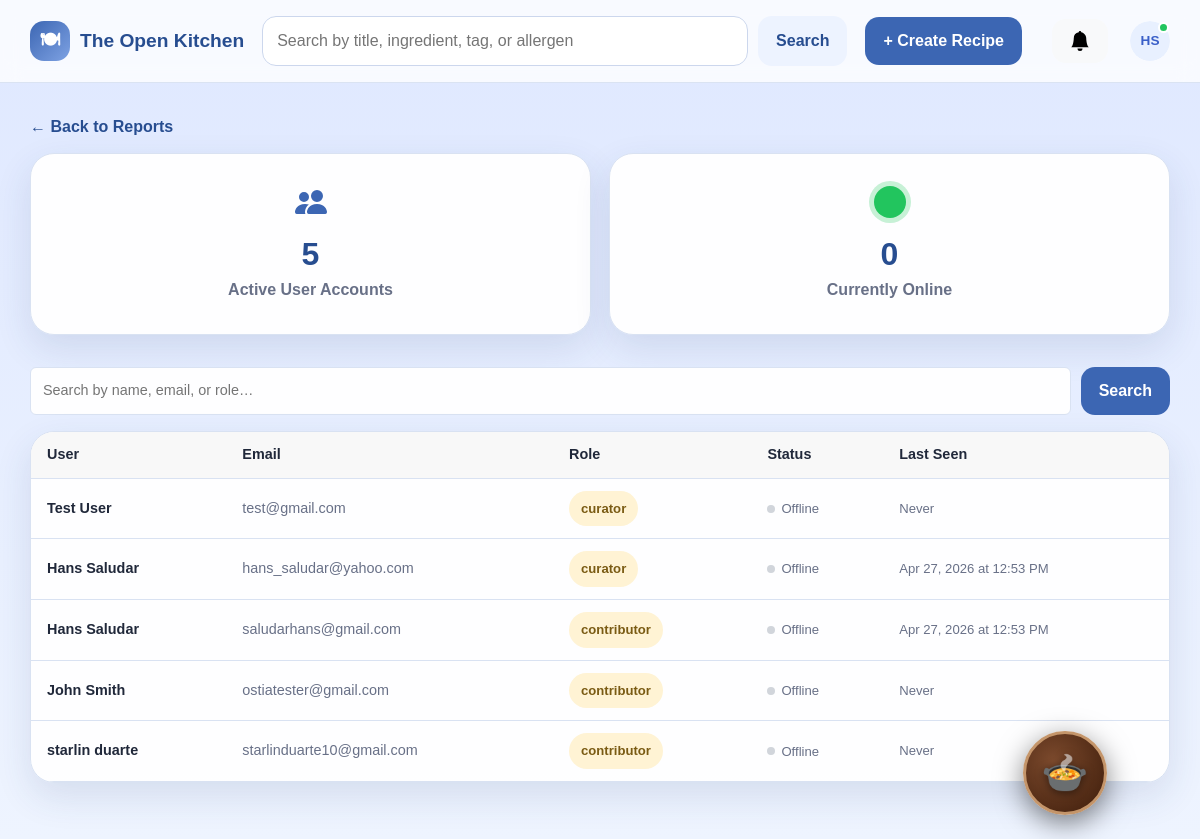
The page /curator/reports/user-activity (signed in) on the database as committed earlier.
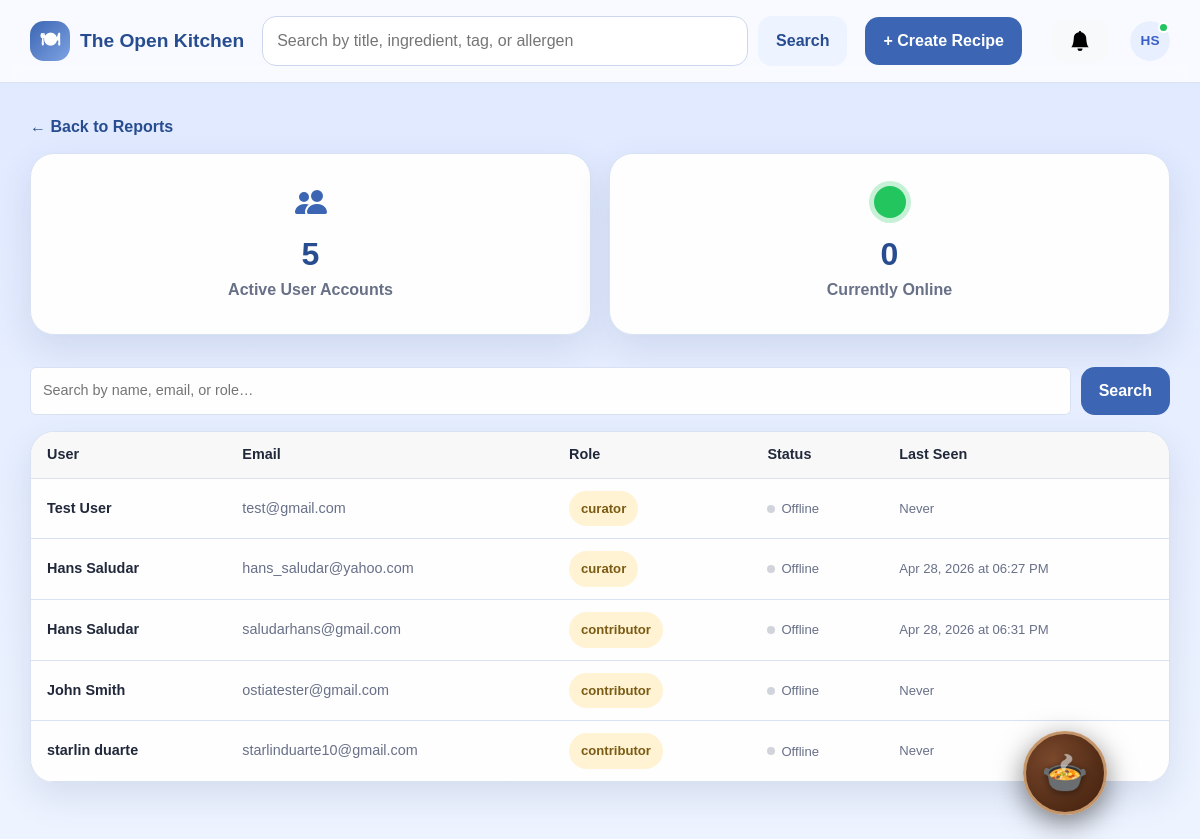
The same page on the database as committed later.
### app/models.py (models this page shows, shortened)
class User(db.Model):
    __tablename__ = 'users'
    id = db.Column(db.Integer, primary_key=True)
    firstName = db.Column(db.String(50), nullable=False)
    lastName = db.Column(db.String(50), nullable=False)
    email = db.Column(db.String(100), unique=True, nullable=False)
    password = db.Column(db.String(255), nullable=False)
    role = db.Column(db.String(20), nullable=False, default='contributor')
    isActive = db.Column(db.Boolean, default=True)
    dateCreated = db.Column(db.DateTime, nullable=False, default=datetime.now)
    avatar = db.Column(db.String(255), nullable=True)
    preferMetric = db.Column(db.Boolean, default=False, nullable=False)
    disableNotifications = db.Column(db.Boolean, default=False, nullable=False)
    lastSeen = db.Column(db.DateTime, nullable=True, default=None)
    doNotDisturb = db.Column(db.Boolean, default=False, nullable=False)
    recipes = db.relationship('Recipe', backref='author', lazy=True)

### app/routes.py (the view, shortened to what this page needs)
@app.route('/curator/reports/user-activity')
@login_required
def curator_user_activity():
    user = get_current_user()
    if not user or user.role != 'curator':
        return redirect(url_for('dashboard'))
    online_cutoff = datetime.now() - timedelta(minutes=5)
    search_query = request.args.get('q', '').strip()
    base_q = User.query.filter_by(isActive=True)
    active_users = base_q.all()
    online_users = User.query.filter(User.lastSeen >= online_cutoff).all()
    return render_template('curator/user_activity.html',
                           active_users=active_users,
                           online_users=online_users,
                           online_cutoff=online_cutoff,
                           search_query=search_query)

### app/routes.py (called while the page is built)
def login_required(f):
    @wraps(f)
    def decorated_function(*args, **kwargs):
        if 'user_id' not in session:
            flash('Please log in to access this page.', 'warning')
            return redirect(url_for('login'))
        return f(*args, **kwargs)
    return decorated_function

def get_current_user():
    if 'user_id' in session:
        return User.query.get(session['user_id'])
    return None

def current_user_id():
    return session.get('user_id')

@app.context_processor
def inject_current_user():
    return {'current_user': get_current_user()}

@app.before_request
def update_last_seen():
    if 'user_id' in session:
        user = User.query.get(session['user_id'])
        if user:
            user.lastSeen = datetime.now()
            db.session.commit()

def _get_notifications():
    uid = current_user_id()
    if uid is None:
        return []
    return Notification.query.filter_by(userID=uid).order_by(Notification.dateCreated.desc()).all()

@app.context_processor
def inject_notifications():
    notifications = _get_notifications()
    has_unread = any(not n.isRead for n in notifications)
    return dict(notifications=notifications, has_unread=has_unread)

### app/templates/curator/user_activity.html (shortened to what this page needs)
{% extends "base.html" %}
{% block content %}
<a href="{{ url_for('curator_reports') }}" class="back-link">← Back to Reports</a>
<div class="stats-panel" style="display: flex; gap: 18px; flex-wrap: wrap; margin-bottom: 32px;">
    <div class="stat-card" style="flex: 1 1 180px; display: flex; flex-direction: column; align-items: center; padding: 2rem 1.5rem;">
        <span class="stat-number">{{ active_users | length }}</span>
        <span class="stat-label">Active User Accounts</span>
    </div>
    <div class="stat-card" style="flex: 1 1 180px; display: flex; flex-direction: column; align-items: center; padding: 2rem 1.5rem;">
        <span style="display: inline-block; width: 32px; height: 32px; border-radius: 50%; background: #22c55e; box-shadow: 0 0 0 5px rgba(34,197,94,0.25); margin-bottom: 12px;"></span>
        <span class="stat-number">{{ online_users | length }}</span>
        <span class="stat-label">Currently Online</span>
    </div>
</div>
<form method="GET" action="{{ url_for('curator_user_activity') }}" style="margin-bottom: 16px; display: flex; gap: 10px;">
    <input type="text" name="q" value="{{ search_query }}" placeholder="Search by name, email, or role…"
           style="flex: 1; padding: 8px 12px; border: 1px solid var(--line); border-radius: 6px; font-size: .9rem; background: var(--surface); color: var(--text);">
    <button type="submit" class="btn btn-primary" style="white-space: nowrap;">Search</button>
</form>
<div class="recipe-card" style="padding: 0; overflow: hidden;">
    <table style="width: 100%; border-collapse: collapse; font-size: .9rem;">
        <thead>
            <tr style="border-bottom: 1px solid var(--line); background: var(--surface-alt, #f8f8f8);">
                <th style="padding: 12px 16px; text-align: left; font-weight: 600;">User</th>
                <th style="padding: 12px 16px; text-align: left; font-weight: 600;">Email</th>
                <th style="padding: 12px 16px; text-align: left; font-weight: 600;">Role</th>
                <th style="padding: 12px 16px; text-align: left; font-weight: 600;">Status</th>
                <th style="padding: 12px 16px; text-align: left; font-weight: 600;">Last Seen</th>
            </tr>
        </thead>
        <tbody>
            {% for u in active_users %}
            {% set is_online = u in online_users %}
            <tr style="border-bottom: 1px solid var(--line);">
                <td style="padding: 12px 16px;">
                    <a href="{{ url_for('curator_user_profile', user_id=u.id) }}" style="text-decoration: none; color: inherit; font-weight: 600;">
                        {{ u.firstName }} {{ u.lastName }}
                    </a>
                </td>
                <td style="padding: 12px 16px; color: var(--muted);">{{ u.email }}</td>
                <td style="padding: 12px 16px;">
                    <span class="mini-pill">{{ u.role }}</span>
                </td>
                <td style="padding: 12px 16px;">
                    {% if is_online %}
                    <span style="display: inline-flex; align-items: center; gap: 6px; color: #16a34a; font-weight: 600; font-size: .82rem;">
                        <span style="width: 8px; height: 8px; border-radius: 50%; background: #22c55e; display: inline-block;"></span>
                        Online
                    </span>
                    {% else %}
                    <span style="display: inline-flex; align-items: center; gap: 6px; color: var(--muted); font-size: .82rem;">
                        <span style="width: 8px; height: 8px; border-radius: 50%; background: #d1d5db; display: inline-block;"></span>
                        Offline
                    </span>
                    {% endif %}
                </td>
                <td style="padding: 12px 16px; color: var(--muted); font-size: .82rem;">
                    {% if u.lastSeen %}
                        {{ u.lastSeen.strftime('%b %d, %Y at %I:%M %p') }}
                    {% else %}
                        Never
                    {% endif %}
                </td>
            </tr>
            {% endfor %}
        </tbody>
    </table>
</div>
{% endblock %}

### app/templates/base.html (shortened to what this page needs)
<!DOCTYPE html>
<html lang="en">
<head>
    <link href="https://cdn.jsdelivr.net/npm/bootstrap@5.3.3/dist/css/bootstrap.min.css" rel="stylesheet">
    <link rel="stylesheet" href="{{ url_for('static', filename='style.css') }}">
</head>
<body>
    <header class="site-header">
        <div class="container nav-wrap">
            <a class="brand" href="{{ url_for('dashboard') }}">
                <span class="brand-mark">🍽</span>
                <span>The Open Kitchen</span>
            </a>
            <form class="searchbar" action="{{ url_for('search') }}" method="get">
                <input type="text" name="q" placeholder="Search by title, ingredient, tag, or allergen"
                       value="{{ request.args.get('q', '') }}">
                <button type="submit" class="btn btn-secondary">Search</button>
            </form>
            <nav class="nav-links">
                {% if session.get('user_id') %}
                    <a href="{{ url_for('create_recipe') }}" class="btn btn-primary">+ Create Recipe</a>
                {% else %}
                    <a href="{{ url_for('login') }}" class="btn btn-primary">Log In</a>
                {% endif %}
                {% if session.get('user_id') %}
                <button type="button"
                        id="notificationBtn"
                        class="btn btn-light position-relative ms-3"
                        data-bs-toggle="offcanvas"
                        data-bs-target="#notificationPanel"
                        aria-controls="notificationPanel">
                    <svg xmlns="http://www.w3.org/2000/svg" width="20" height="20" fill="currentColor" class="bi bi-bell-fill" viewBox="0 0 16 16">
                        <path d="M8 16a2 2 0 0 0 2-2H6a2 2 0 0 0 2 2m.995-14.901a1 1 0 1 0-1.99 0A5 5 0 0 0 3 6c0 1.098-.5 6-2 7h14c-1.5-1-2-5.902-2-7 0-2.42-1.72-4.44-4.005-4.901"/>
                    </svg>
                </button>
                {% endif %}
                {% if session.get('user_id') %}
                <div class="dropdown ms-2" style="position: relative;">
                    <button class="btn p-0 border-0 d-flex align-items-center justify-content-center"
                            type="button"
                            id="profileDropdown"
                            data-bs-toggle="dropdown"
                            aria-expanded="false"
                            style="width: 40px; height: 40px; border-radius: 50%; overflow: hidden; background: transparent;">
                        {% if current_user and current_user.avatar %}
                        <img src="{{ url_for('static', filename='uploads/' + current_user.avatar) }}"
                             alt="Profile"
                             style="width: 40px; height: 40px; border-radius: 50%; object-fit: cover;">
                        {% else %}
                        <div style="width: 40px; height: 40px; border-radius: 50%; background: #e8f0ff; color: #3a5fc8; display: flex; align-items: center; justify-content: center; font-weight: 700; font-size: 0.85rem;">
                            {% if current_user %}{{ current_user.firstName[0] }}{{ current_user.lastName[0] }}{% else %}?{% endif %}
                        </div>
                        {% endif %}
                    </button>
                </div>
                {% endif %}
            </nav>
        </div>
    </header>
    <main class="container page-shell">
        {% block content %}{% endblock %}
    </main>
    <div class="toast-container position-fixed top-0 end-0 p-3" style="z-index: 1100;" id="toastContainer"></div>
    <div id="mp-pot-wrap">
      <div id="mp-pot-btn">
        <span class="mp-pot-icon">🍲</span>
      </div>
    </div>
</body>
</html>

### app/static/style.css (style rules this page uses)
:root { --bg-top: #dfe8ff; --bg-bottom: #eef4ff; --surface: rgba(255, 255, 255, 0.96); --surface-strong: #ffffff; --primary: #3c66b3; --primary-dark: #274d90; --accent: #f4c15d; --text: #20283a; --muted: #687087; --line: #d9e2f2; --shadow: 0 14px 36px rgba(40, 62, 113, 0.12); --radius-lg: 24px; --radius-md: 18px; --radius-sm: 12px; }
* { box-sizing: border-box; }
html, body { margin: 0; padding: 0; }
body { font-family: Arial, Helvetica, sans-serif; color: var(--text); background: linear-gradient(180deg, var(--bg-top) 0%, var(--bg-bottom) 100%); }
a { color: inherit; text-decoration: none; }
.container { width: min(1160px, calc(100% - 32px)); margin: 0 auto; }
.page-shell { padding: 32px 0 56px; }
.site-header { position: sticky; top: 0; z-index: 20; backdrop-filter: blur(10px); background: rgba(255, 255, 255, 0.78); border-bottom: 1px solid rgba(217, 226, 242, 0.95); }
.nav-wrap { display: grid; grid-template-columns: auto 1fr auto; gap: 18px; align-items: center; padding: 16px 0; }
.brand { display: inline-flex; align-items: center; gap: 10px; font-size: 1.2rem; font-weight: 800; color: var(--primary-dark); }
.brand-mark { display: inline-grid; place-items: center; width: 40px; height: 40px; border-radius: 14px; background: linear-gradient(135deg, var(--primary), #7ea2e3); color: white; }
.nav-links { display: inline-flex; align-items: center; gap: 14px; }
.searchbar { display: grid; grid-template-columns: 1fr auto; gap: 10px; }
.searchbar input, input, select, textarea { width: 100%; padding: 12px 14px; border: 1px solid #ccd7ed; border-radius: 14px; font: inherit; background: white; }
.btn { display: inline-flex; align-items: center; justify-content: center; gap: 8px; border: 0; border-radius: 14px; padding: 12px 18px; font-weight: 700; cursor: pointer; }
.btn-primary { background: var(--primary); color: white; }
.btn-secondary { background: #edf3ff; color: var(--primary-dark); }
.hero-card, .recipe-card, .form-card, .panel-card, .empty-state, .alert, .stat-card { background: var(--surface); border: 1px solid var(--line); border-radius: var(--radius-lg); box-shadow: var(--shadow); }
.stats-panel { display: grid; grid-template-columns: 1fr 1fr; gap: 14px; }
.stat-card { padding: 20px; }
.stat-number { display: block; font-size: 2rem; font-weight: 800; color: var(--primary-dark); }
.stat-label { color: var(--muted); font-weight: 600; }
.recipe-card { padding: 18px; position: relative; overflow: hidden; transition: transform .16s ease, box-shadow .16s ease; }
.pill, .mini-pill { display: inline-flex; align-items: center; gap: 6px; border-radius: 999px; padding: 8px 12px; font-size: .82rem; font-weight: 700; }
.mini-pill { background: #fff3d4; color: #7a5b13; }
.back-link { display: inline-block; margin-bottom: 14px; color: var(--primary-dark); font-weight: 700; }

### app/templates/base.html (style rules this page uses)
#mp-pot-wrap { position: fixed; bottom: 24px; right: 24px; z-index: 9001; display: flex; flex-direction: column; align-items: center; gap: 6px; }
#mp-pot-btn { width: 84px; height: 84px; background: radial-gradient(circle at 35% 35%, #7c4a2d, #3d1c0a); border: 3px solid #c4956a; border-radius: 50%; display: flex; align-items: center; justify-content: center; cursor: pointer; position: relative; transition: transform .25s, border-color .25s, box-shadow .25s; box-shadow: 0 8px 28px rgba(0,0,0,.5); }
.mp-pot-icon { font-size: 38px; filter: drop-shadow(0 2px 4px rgba(0,0,0,.5)); }

Rows that differ between the two databases and show on the page:
changed User "hans_saludar@yahoo.com": lastSeen "Apr 27, 2026 at 12:53 PM" → "Apr 28, 2026 at 06:27 PM"
changed User "saludarhans@gmail.com": lastSeen "Apr 27, 2026 at 12:53 PM" → "Apr 28, 2026 at 06:31 PM"
